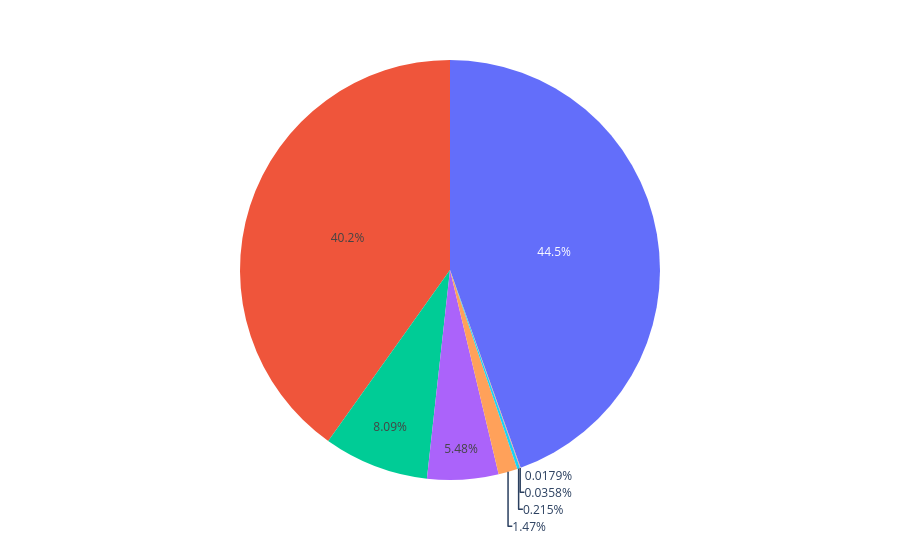

Source (notebook cell):
### Code cell
px.pie(data_frame= df['parking'].value_counts(), values= df['parking'].value_counts().values , hover_name= df['parking'].value_counts().index,)

### Figure 1 — Plotly figure (JSON) as saved in the notebook; plotly's stock layout.template omitted (floating-point values rounded to 4 significant figures)
{"data": [{"domain": {"x": [0, 1], "y": [0, 1]}, "hovertemplate": "<b>%{hovertext}</b><br><br>value=%{value}<extra></extra>", "hovertext": [2, 1, 0, 3, 4, 5, 7, 6], "legendgroup": "", "name": "", "showlegend": false, "type": "pie", "values": [2488, 2243, 452, 306, 82, 12, 2, 1]}], "layout": {"legend": {"tracegroupgap": 0}, "margin": {"t": 60}}}
